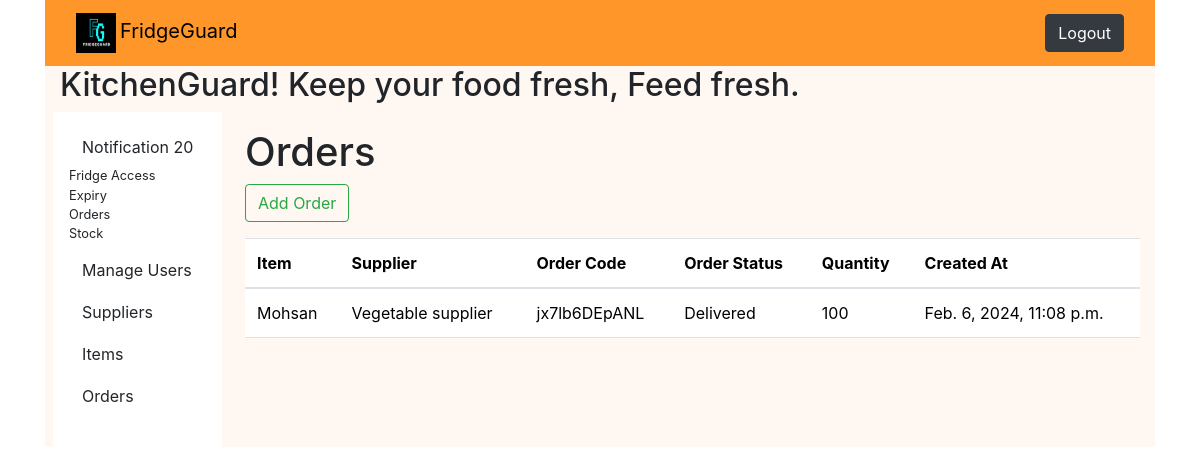
The page /orders/all (signed in) on the database as committed earlier.
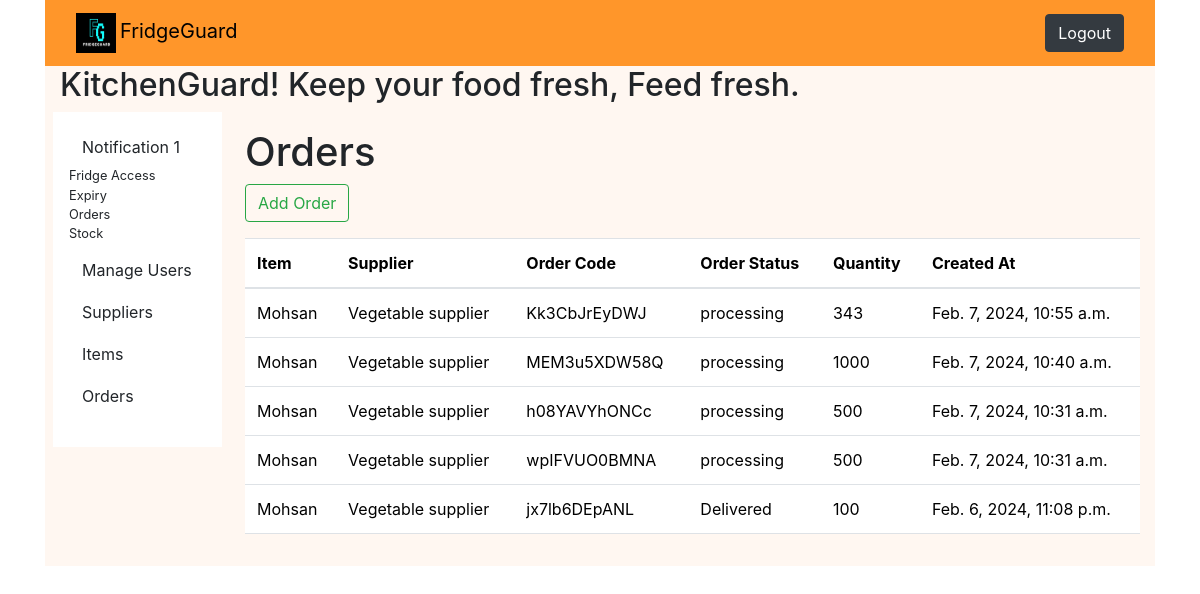
The same page on the database as committed later.
### fridge/models.py (models this page shows, shortened)
class Order(models.Model):
    firdge_item = models.ForeignKey(
        FridgeItem, null=False, on_delete=models.CASCADE)
    supplier = models.ForeignKey(Suplier, null=True, on_delete=models.SET_NULL)
    order_code = models.CharField(
        max_length=CODE_LENGTH, editable=False, default=generate_rider_password)
    order_status = models.CharField(
        max_length=30, choices=ORDER_STATUS, default="processing")
    quantity = models.PositiveIntegerField(null=False)
    expiry_date = models.DateTimeField(default=timezone.now)
    created_at = models.DateTimeField(auto_now_add=True)

class FridgeItem(models.Model):
    name = models.CharField(max_length=250, null=False, unique=True)
    quantity = models.IntegerField(default=0)
    min_reminder = models.IntegerField(null=False)
    supplier = models.ForeignKey(Suplier, null=True, on_delete=models.SET_NULL)
    default_order_quantity = models.PositiveIntegerField(null=False)
    expiry_date = models.DateTimeField(null=True)
    last_added = models.DateTimeField(null=True)
    created_at = models.DateTimeField(auto_now_add=True)
    updated_at = models.DateTimeField(auto_now=True)
    auto_order = models.BooleanField(null=False, default=True)
    is_expired = models.BooleanField(null=False, default=False)
    constraints = [
        models.UniqueConstraint(fields=['name'], name="unique_item")
    ]
    class Meta:
        verbose_name = "FridgeItem"
        verbose_name_plural = "FridgeItems"
    def __str__(self):
        return self.name

class Suplier(models.Model):
    name = models.CharField(max_length=200)
    address = models.CharField(max_length=500)
    email = models.EmailField(null=False)
    phone = models.CharField(max_length=16, null=True)
    def __str__(self):
        return self.name

### fridge/views.py (the view)
# urls.py: path('orders/all', OrderListView.as_view(), name="order_list"),
class OrderListView(LoginRequiredMixin, ListView):
    model = Order
    template_name = "fridge/order_list.html"
    context_object_name = "orders"
    def get_queryset(self):
        return Order.objects.all().order_by('-created_at')

### fridge/context_processors.py (called while the page is built)
def dynamic_context(request):
    if request.user.is_superuser:
        notification_count = Notification.objects.filter(is_read=False).count()
        return {"notification_count": notification_count}
    return {}

### fridge/templates/fridge/order_list.html
{% extends "fridge/admin_base.html"%}
{% block superuser_content %}
{%load fridge_tags%}
    <h1>Orders</h1>
    {% if orders%}
    <a class="btn btn-outline-success mb-3" href="/orders/create">Add Order</a>
    <table class="table">
        <thead>
          <tr>
            <th scope="col">Item</th>
            <th scope="col">Supplier</th>
            <th scope="col">Order Code</th>
            <th scope="col">Order Status </th>
            <th scope="col">Quantity </th>
            <th scope="col">Created At </th>
          </tr>
        </thead>
        <tbody>
          {% for order in orders %}
          <tr>
            <td>{{order.firdge_item}}</td>
            <td>{{order.supplier}}</td>
            <td>{{order.order_code}}</td>
            <td>{{order.order_status}}</td>
            <td>{{order.quantity}}</td>
            <td>{{order.created_at}}</td>
          </tr>
          {% endfor %}
        </tbody>
      </table>
    {% else %}
    <p>No Order available</p>
    <a class="btn btn-outline-success" href="/orders/create">Add New Order</a>
    {% endif %}
    {% endblock superuser_content %}

Rows that differ between the two databases and show on the page:
added Order: firdge_item "Mohsan", supplier "Vegetable supplier", order_code "Kk3CbJrEyDWJ", order_status "processing", quantity "343", created_at "Feb. 7, 2024, 10:55 a.m."
added Order: firdge_item "Mohsan", supplier "Vegetable supplier", order_code "MEM3u5XDW58Q", order_status "processing", quantity "1000", created_at "Feb. 7, 2024, 10:40 a.m."
added Order: firdge_item "Mohsan", supplier "Vegetable supplier", order_code "h08YAVYhONCc", order_status "processing", quantity "500", created_at "Feb. 7, 2024, 10:31 a.m."
added Order: firdge_item "Mohsan", supplier "Vegetable supplier", order_code "wpIFVUO0BMNA", order_status "processing", quantity "500", created_at "Feb. 7, 2024, 10:31 a.m."
Other text that changed with them:
{{ notification_count }}: "20" → "1"
